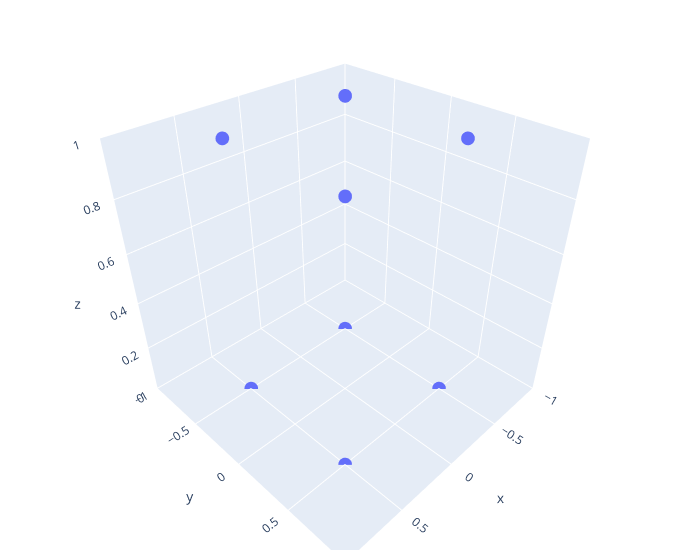

The notebook cell saved with this chart:
### Code cell
import plotly.graph_objects as go
import numpy as np
np.random.seed(1)
 
u = np.linspace(0, 2 * np.pi, 100)
v = np.linspace(0, np.pi, 100)
 
fig = go.Figure(data=[go.Scatter3d(
    x=list(1 * bboxes_corners[:, 0].flatten()),
    y=list(1 * bboxes_corners[:, 1].flatten()),
    z=list(1 * bboxes_corners[:, 2].flatten()),
    mode='markers'
)])

fig.update_layout(
    scene = dict(
        xaxis = dict(nticks=10, range=[-1,1],),
                     yaxis = dict(nticks=10, range=[-1,1],), # 标记4个标签值
                     zaxis = dict(nticks=10, range=[0,1],),),
    width=700,
    margin=dict(r=20, l=10, b=10, t=10))
fig.show()

### Figure 1 — Plotly figure (JSON) as saved in the notebook; plotly's stock layout.template omitted (floating-point values rounded to 4 significant figures)
{"data": [{"mode": "markers", "type": "scatter3d", "x": [-0.5, -0.5, -0.5, -0.5, 0.5, 0.5, 0.5, 0.5], "y": [-0.5, -0.5, 0.5, 0.5, -0.5, -0.5, 0.5, 0.5], "z": [0, 1, 1, 0, 0, 1, 1, 0]}], "layout": {"margin": {"b": 10, "l": 10, "r": 20, "t": 10}, "scene": {"xaxis": {"nticks": 10, "range": [-1, 1]}, "yaxis": {"nticks": 10, "range": [-1, 1]}, "zaxis": {"nticks": 10, "range": [0, 1]}}, "width": 700}}
